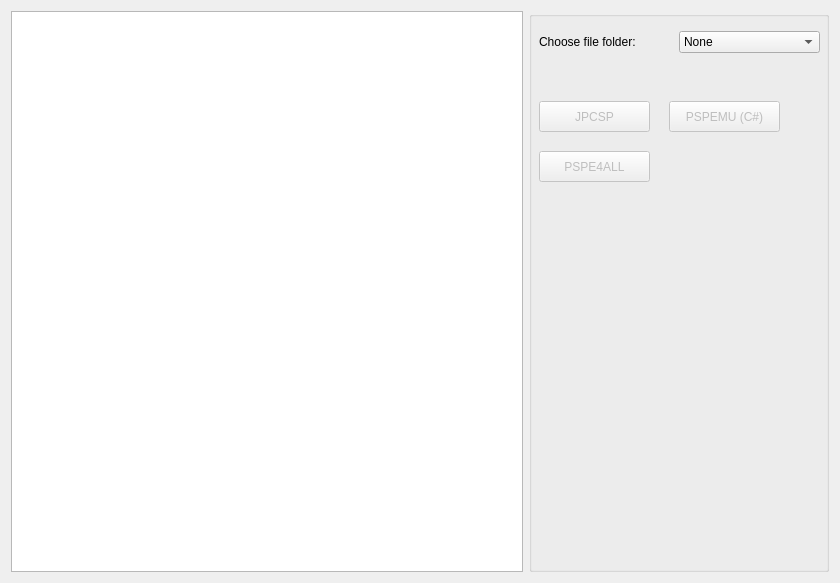
<?xml version="1.0" encoding="UTF-8"?>
<ui version="4.0">
 <class>fileBrowserWidget</class>
 <widget class="QWidget" name="fileBrowserWidget">
  <property name="geometry">
   <rect>
    <x>0</x>
    <y>0</y>
    <width>840</width>
    <height>583</height>
   </rect>
  </property>
  <property name="minimumSize">
   <size>
    <width>840</width>
    <height>583</height>
   </size>
  </property>
  <property name="windowTitle">
   <string>fileBrowserWidget</string>
  </property>
  <layout class="QHBoxLayout" name="horizontalLayout">
   <item>
    <widget class="QTableView" name="fileTable">
     <property name="editTriggers">
      <set>QAbstractItemView::NoEditTriggers</set>
     </property>
     <property name="selectionBehavior">
      <enum>QAbstractItemView::SelectRows</enum>
     </property>
     <property name="showGrid">
      <bool>false</bool>
     </property>
    </widget>
   </item>
   <item>
    <widget class="QGroupBox" name="groupBox">
     <property name="minimumSize">
      <size>
       <width>300</width>
       <height>0</height>
      </size>
     </property>
     <property name="title">
      <string/>
     </property>
     <widget class="QLabel" name="label">
      <property name="geometry">
       <rect>
        <x>10</x>
        <y>20</y>
        <width>131</width>
        <height>21</height>
       </rect>
      </property>
      <property name="text">
       <string>Choose file folder:</string>
      </property>
     </widget>
     <widget class="QComboBox" name="sourceselectCombo">
      <property name="geometry">
       <rect>
        <x>150</x>
        <y>20</y>
        <width>141</width>
        <height>22</height>
       </rect>
      </property>
      <item>
       <property name="text">
        <string>None</string>
       </property>
      </item>
      <item>
       <property name="text">
        <string>Local folder</string>
       </property>
       <property name="icon">
        <iconset resource="../../res/pspudb.qrc">
         <normaloff>:/pspudb/images/folder.png</normaloff>:/pspudb/images/folder.png</iconset>
       </property>
      </item>
     </widget>
     <widget class="QPushButton" name="JPCSPbutton">
      <property name="enabled">
       <bool>false</bool>
      </property>
      <property name="geometry">
       <rect>
        <x>10</x>
        <y>90</y>
        <width>111</width>
        <height>31</height>
       </rect>
      </property>
      <property name="toolTip">
       <string>Click to start JPCSP emulator</string>
      </property>
      <property name="text">
       <string>JPCSP</string>
      </property>
      <property name="icon">
       <iconset resource="../../res/pspudb.qrc">
        <normaloff>:/pspudb/images/psp.png</normaloff>:/pspudb/images/psp.png</iconset>
      </property>
      <property name="iconSize">
       <size>
        <width>32</width>
        <height>32</height>
       </size>
      </property>
     </widget>
     <widget class="QPushButton" name="CPSPEMUbutton">
      <property name="enabled">
       <bool>false</bool>
      </property>
      <property name="geometry">
       <rect>
        <x>140</x>
        <y>90</y>
        <width>111</width>
        <height>31</height>
       </rect>
      </property>
      <property name="toolTip">
       <string>&lt;html&gt;&lt;head/&gt;&lt;body&gt;&lt;p&gt;Click to start PSPEMU (C# version) emulator&lt;/p&gt;&lt;/body&gt;&lt;/html&gt;</string>
      </property>
      <property name="text">
       <string>PSPEMU (C#)</string>
      </property>
      <property name="icon">
       <iconset resource="../../res/pspudb.qrc">
        <normaloff>:/pspudb/images/cpspemu.png</normaloff>:/pspudb/images/cpspemu.png</iconset>
      </property>
      <property name="iconSize">
       <size>
        <width>32</width>
        <height>32</height>
       </size>
      </property>
     </widget>
     <widget class="QPushButton" name="PSPEbutton">
      <property name="enabled">
       <bool>false</bool>
      </property>
      <property name="geometry">
       <rect>
        <x>10</x>
        <y>140</y>
        <width>111</width>
        <height>31</height>
       </rect>
      </property>
      <property name="toolTip">
       <string>Click to start PCSP emulator</string>
      </property>
      <property name="text">
       <string>PSPE4ALL</string>
      </property>
      <property name="icon">
       <iconset resource="../../res/pspudb.qrc">
        <normaloff>:/pspudb/images/pspe4all.ico</normaloff>:/pspudb/images/pspe4all.ico</iconset>
      </property>
      <property name="iconSize">
       <size>
        <width>32</width>
        <height>32</height>
       </size>
      </property>
     </widget>
    </widget>
   </item>
  </layout>
 </widget>
 <layoutdefault spacing="6" margin="11"/>
 <resources>
  <include location="../../res/pspudb.qrc"/>
 </resources>
 <connections>
  <connection>
   <sender>sourceselectCombo</sender>
   <signal>currentIndexChanged(int)</signal>
   <receiver>fileBrowserWidget</receiver>
   <slot>RefreshFilesTable(int)</slot>
   <hints>
    <hint type="sourcelabel">
     <x>741</x>
     <y>34</y>
    </hint>
    <hint type="destinationlabel">
     <x>738</x>
     <y>-52</y>
    </hint>
   </hints>
  </connection>
  <connection>
   <sender>JPCSPbutton</sender>
   <signal>pressed()</signal>
   <receiver>fileBrowserWidget</receiver>
   <slot>RunJPCSP()</slot>
   <hints>
    <hint type="sourcelabel">
     <x>599</x>
     <y>125</y>
    </hint>
    <hint type="destinationlabel">
     <x>616</x>
     <y>-47</y>
    </hint>
   </hints>
  </connection>
  <connection>
   <sender>CPSPEMUbutton</sender>
   <signal>pressed()</signal>
   <receiver>fileBrowserWidget</receiver>
   <slot>RunCSPSPEMU()</slot>
   <hints>
    <hint type="sourcelabel">
     <x>731</x>
     <y>169</y>
    </hint>
    <hint type="destinationlabel">
     <x>718</x>
     <y>-15</y>
    </hint>
   </hints>
  </connection>
  <connection>
   <sender>PSPEbutton</sender>
   <signal>clicked()</signal>
   <receiver>fileBrowserWidget</receiver>
   <slot>RunPSPE()</slot>
   <hints>
    <hint type="sourcelabel">
     <x>595</x>
     <y>156</y>
    </hint>
    <hint type="destinationlabel">
     <x>549</x>
     <y>4</y>
    </hint>
   </hints>
  </connection>
 </connections>
 <slots>
  <slot>RefreshFilesTable(int)</slot>
  <slot>RunJPCSP()</slot>
  <slot>RunCSPSPEMU()</slot>
  <slot>RunPCSP()</slot>
  <slot>RunPSPE()</slot>
 </slots>
</ui>
